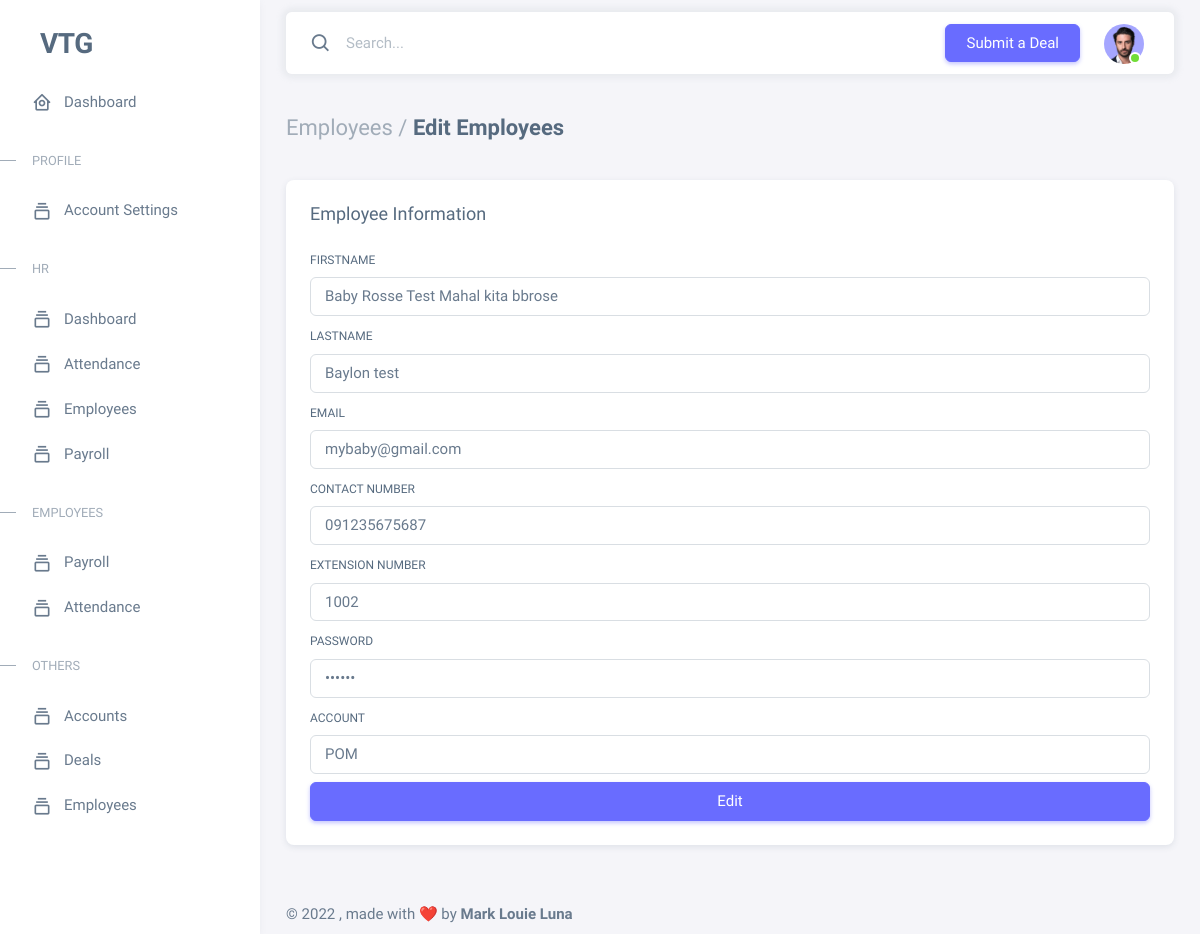
The page /hr/html/employees-form.php?mode=edit&employee_id=GUOSS8123 (signed in) on the database as committed earlier.
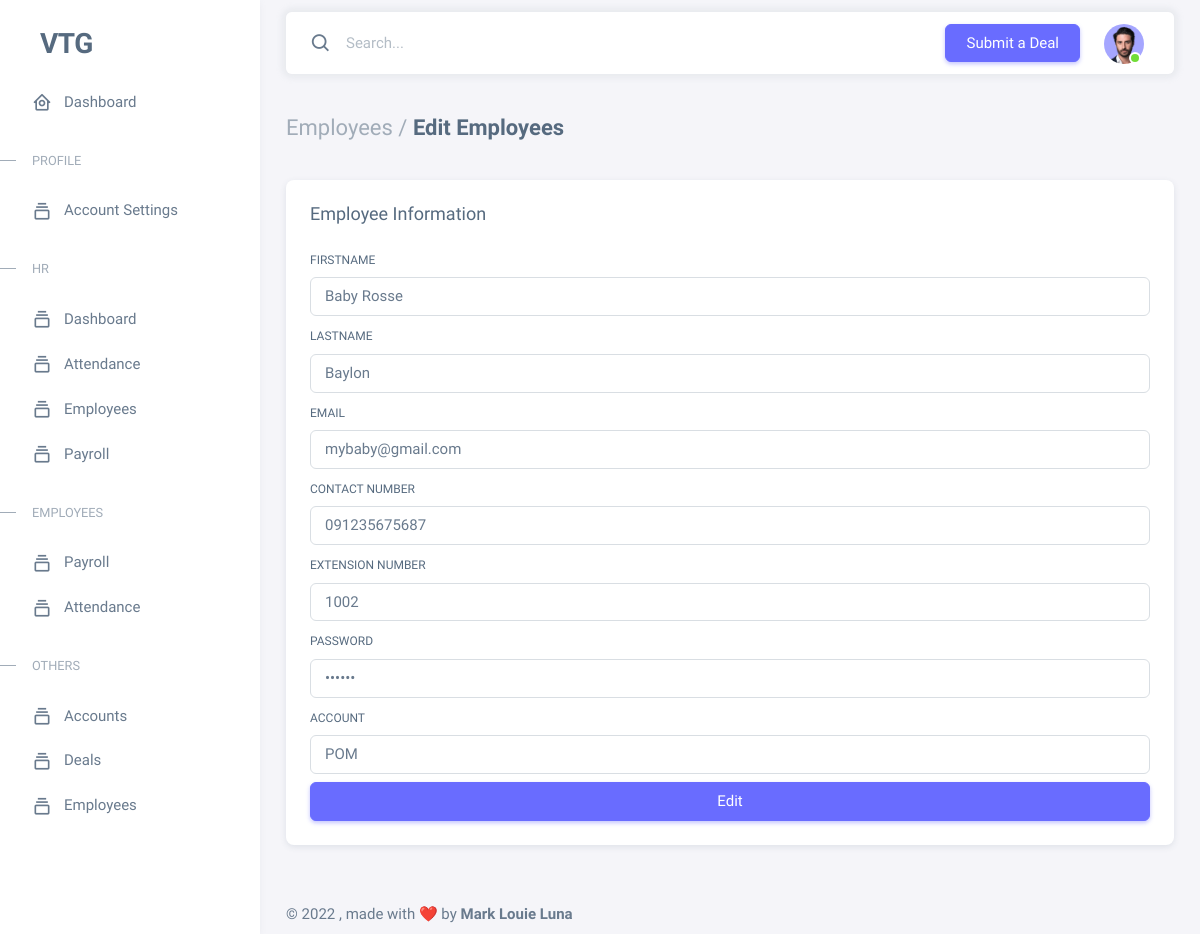
The same page on the database as committed later.
### tables this page shows
CREATE TABLE `employees` (
  `id` int(11) NOT NULL,
  `employee_id` varchar(200) NOT NULL,
  `type_id` varchar(200) NOT NULL,
  `salary_id` varchar(200) NOT NULL,
  `firstname` varchar(200) NOT NULL,
  `middlename` varchar(200) NOT NULL,
  `lastname` varchar(200) NOT NULL,
  `email` varchar(200) NOT NULL,
  `contact_number` varchar(200) NOT NULL,
  `extension_number` varchar(200) NOT NULL,
  `date_added` date NOT NULL,
  `password` varchar(200) NOT NULL,
  `avatar` varchar(200) NOT NULL,
  `team_leader` tinyint(1) NOT NULL,
  `account_id` varchar(200) NOT NULL,
  `sss` varchar(200) NOT NULL,
  `philhealth` varchar(200) NOT NULL,
  `tin` varchar(200) NOT NULL,
  `pag_ibig` varchar(200) NOT NULL,
  `employee_type` int(200) NOT NULL,
  `salary` int(200) NOT NULL
);

### hr/html/employees-form.php (the view, shortened to what the changed rows need)
<?php include 'db.php';
include 'account_verification.php';
if (isset($_GET['mode'])) {
    if ($_GET['mode'] == "edit") {
        $employeeQuery = mysqli_query($db, "SELECT * FROM employees WHERE employee_id = '" . $_GET['employee_id'] . "'");
        $row = mysqli_fetch_array($employeeQuery);
        $firstname = $row['firstname'];
        $lastname = $row['lastname'];
        $extension_number = $row['extension_number'];
        $email = $row['email'];
        $password = $row['password'];
        $contact_number = $row['contact_number'];
    }
}
?>
<!DOCTYPE html>
<html lang="en" class="light-style layout-menu-fixed" dir="ltr" data-theme="theme-default" data-assets-path="../assets/" data-template="vertical-menu-template-free">
<head>
    <?php include 'title-tags.php'; ?>
</head>
<body>
    <div class="layout-wrapper layout-content-navbar">
        <div class="layout-container">
            <div class="layout-page">
                <?php include 'top-nav.php'; ?>
                <div class="content-wrapper">
                    <div class="container-xxl flex-grow-1 container-p-y">
                        <div class="card mb-4">
                            <div class="card-body">
                                <div class="mb-2">
                                    <label for="text_name" class="form-label">Firstname</label>
                                    <input type="text" class="form-control" id="text_firstname" placeholder="John Doe" aria-describedby="defaultFormControlHelp" value="<?php echo $firstname; ?>" />
                                </div>
                                <div class="mb-2">
                                    <label for="text_name" class="form-label">Lastname</label>
                                    <input type="text" class="form-control" id="text_lastname" placeholder="John Doe" aria-describedby="defaultFormControlHelp" value="<?php echo $lastname; ?>" />
                                </div>
                                <div class="mb-2">
                                    <label for="text_name" class="form-label">Email</label>
                                    <input type="text" class="form-control" id="text_email" placeholder="John Doe" aria-describedby="defaultFormControlHelp" value="<?php echo $email; ?>" />
                                </div>
                                <div class="mb-2">
                                    <label for="text_name" class="form-label">Contact Number</label>
                                    <input type="text" class="form-control" id="text_number" placeholder="John Doe" aria-describedby="defaultFormControlHelp" value="<?php echo $contact_number; ?>" />
                                </div>
                                <div class="mb-2">
                                    <label for="text_extension_number" class="form-label">Extension Number</label>
                                    <input type="text" class="form-control" id="text_extension_number" placeholder="John Doe" aria-describedby="defaultFormControlHelp" value="<?php echo $extension_number; ?>" />
                                </div>
                                <div class="mb-2">
                                    <label for="text_password" class="form-label">Password</label>
                                    <input type="password" class="form-control" id="text_password" placeholder="John Doe" aria-describedby="defaultFormControlHelp" value="<?php echo $password; ?>" />
                                </div>
                            </div>
                        </div>
                    </div>
                </div>
            </div>
        </div>
    </div>
</body>
</html>

Rows that differ between the two databases and show on the page:
changed employees "mybaby@gmail.com": firstname "Baby Rosse Test Mahal kita bbrose" → "Baby Rosse"; lastname "Baylon test" → "Baylon"
